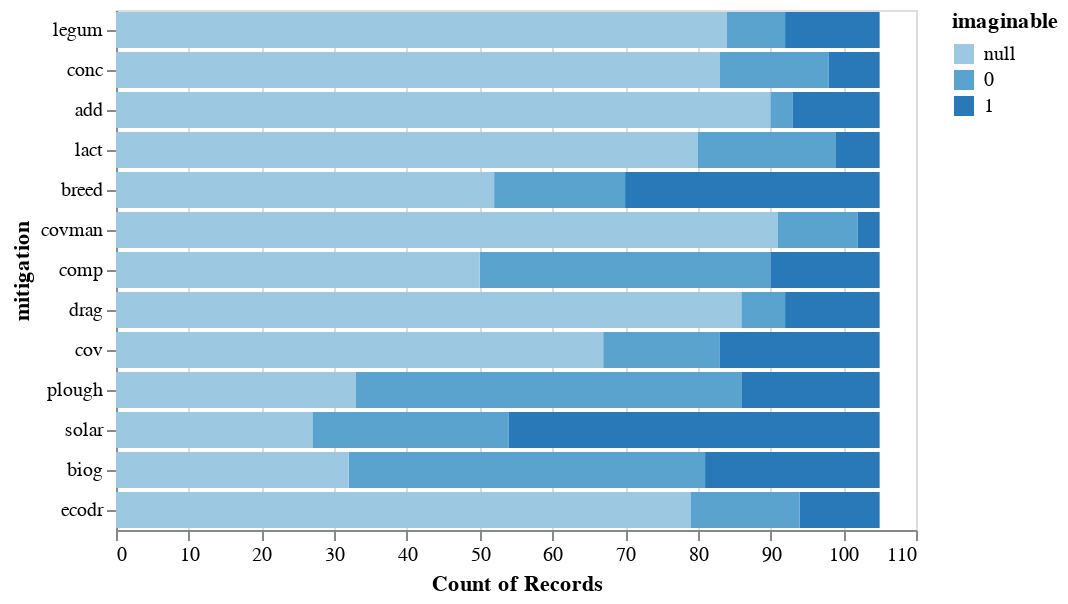

The notebook cell saved with this chart:
### Markdown cell above
### What mitigations can farmers imagine implementing?

### Code cell
alt.Chart(mitigation_df).mark_bar().encode(
    x='count(imaginable)',
    y=alt.Y('mitigation', sort=implemented_columns),
    color='imaginable:O'
)

### Figure 1 — Vega-Lite specification as saved in the notebook (floating-point values rounded to 4 significant figures; data arrays with more than 128 entries replaced by an {"elided": "..."} marker saying what was removed)
{"config": {"view": {"continuousWidth": 400, "continuousHeight": 300}}, "data": {"name": "data-28c9b768757230f3b662a18bcbed2501"}, "mark": "bar", "encoding": {"color": {"type": "ordinal", "field": "imaginable"}, "x": {"type": "quantitative", "aggregate": "count", "field": "imaginable"}, "y": {"type": "nominal", "field": "mitigation", "sort": ["legum", "conc", "add", "lact", "breed", "covman", "comp", "drag", "cov", "plough", "solar", "biog", "ecodr"]}}, "$schema": "https://vega.github.io/schema/vega-lite/v4.8.1.json", "datasets": {"data-28c9b768757230f3b662a18bcbed2501": {"elided": "1365 records"}}}
